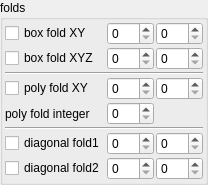
    <widget class="QGroupBox" name="groupBox_2">
     <property name="title">
      <string>folds</string>
     </property>
     <layout class="QVBoxLayout" name="verticalLayout_4" stretch="0">
      <property name="spacing">
       <number>2</number>
      </property>
      <property name="leftMargin">
       <number>2</number>
      </property>
      <property name="topMargin">
       <number>2</number>
      </property>
      <property name="rightMargin">
       <number>2</number>
      </property>
      <property name="bottomMargin">
       <number>2</number>
      </property>
      <item>
       <layout class="QGridLayout" name="gridLayout_10" columnstretch="0,1,1">
        <property name="spacing">
         <number>2</number>
        </property>
        <item row="0" column="2">
         <widget class="MySpinBox" name="spinboxInt_transf_stop_iterations_I">
          <property name="enabled">
           <bool>true</bool>
          </property>
          <property name="sizePolicy">
           <sizepolicy hsizetype="Minimum" vsizetype="Maximum">
            <horstretch>0</horstretch>
            <verstretch>0</verstretch>
           </sizepolicy>
          </property>
          <property name="maximum">
           <number>999</number>
          </property>
         </widget>
        </item>
        <item row="3" column="0">
         <widget class="MyCheckBox" name="checkBox_transf_function_enabledBz_false">
          <property name="font">
           <font>
            <weight>50</weight>
            <bold>false</bold>
           </font>
          </property>
          <property name="text">
           <string>poly fold XY</string>
          </property>
         </widget>
        </item>
        <item row="6" column="0">
         <widget class="MyCheckBox" name="checkBox_transf_function_enabledCx_false">
          <property name="text">
           <string notr="true">diagonal fold1</string>
          </property>
         </widget>
        </item>
        <item row="3" column="2">
         <widget class="MySpinBox" name="spinboxInt_transf_stop_iterations_J">
          <property name="enabled">
           <bool>true</bool>
          </property>
          <property name="sizePolicy">
           <sizepolicy hsizetype="Minimum" vsizetype="Maximum">
            <horstretch>0</horstretch>
            <verstretch>0</verstretch>
           </sizepolicy>
          </property>
          <property name="maximum">
           <number>999</number>
          </property>
         </widget>
        </item>
        <item row="4" column="1">
         <widget class="MySpinBox" name="spinboxInt_transf_int_3">
          <property name="enabled">
           <bool>true</bool>
          </property>
          <property name="sizePolicy">
           <sizepolicy hsizetype="Minimum" vsizetype="Maximum">
            <horstretch>0</horstretch>
            <verstretch>0</verstretch>
           </sizepolicy>
          </property>
          <property name="maximum">
           <number>999</number>
          </property>
         </widget>
        </item>
        <item row="3" column="1">
         <widget class="MySpinBox" name="spinboxInt_transf_start_iterations_J">
          <property name="enabled">
           <bool>true</bool>
          </property>
          <property name="sizePolicy">
           <sizepolicy hsizetype="Minimum" vsizetype="Maximum">
            <horstretch>0</horstretch>
            <verstretch>0</verstretch>
           </sizepolicy>
          </property>
          <property name="maximum">
           <number>999</number>
          </property>
         </widget>
        </item>
        <item row="4" column="0">
         <widget class="QLabel" name="label_45">
          <property name="text">
           <string>poly fold integer</string>
          </property>
         </widget>
        </item>
        <item row="7" column="0">
         <widget class="MyCheckBox" name="checkBox_transf_function_enabledCy_false">
          <property name="text">
           <string notr="true">diagonal fold2</string>
          </property>
         </widget>
        </item>
        <item row="7" column="1">
         <widget class="MySpinBox" name="spinboxInt_transf_start_iterations_G">
          <property name="enabled">
           <bool>true</bool>
          </property>
          <property name="sizePolicy">
           <sizepolicy hsizetype="Minimum" vsizetype="Maximum">
            <horstretch>0</horstretch>
            <verstretch>0</verstretch>
           </sizepolicy>
          </property>
          <property name="maximum">
           <number>999</number>
          </property>
         </widget>
        </item>
        <item row="7" column="2">
         <widget class="MySpinBox" name="spinboxInt_transf_stop_iterations_G">
          <property name="enabled">
           <bool>true</bool>
          </property>
          <property name="sizePolicy">
           <sizepolicy hsizetype="Minimum" vsizetype="Maximum">
            <horstretch>0</horstretch>
            <verstretch>0</verstretch>
           </sizepolicy>
          </property>
          <property name="maximum">
           <number>999</number>
          </property>
         </widget>
        </item>
        <item row="6" column="2">
         <widget class="MySpinBox" name="spinboxInt_transf_stop_iterations_D">
          <property name="enabled">
           <bool>true</bool>
          </property>
          <property name="sizePolicy">
           <sizepolicy hsizetype="Minimum" vsizetype="Maximum">
            <horstretch>0</horstretch>
            <verstretch>0</verstretch>
           </sizepolicy>
          </property>
          <property name="maximum">
           <number>999</number>
          </property>
         </widget>
        </item>
        <item row="6" column="1">
         <widget class="MySpinBox" name="spinboxInt_transf_start_iterations_D">
          <property name="enabled">
           <bool>true</bool>
          </property>
          <property name="sizePolicy">
           <sizepolicy hsizetype="Minimum" vsizetype="Maximum">
            <horstretch>0</horstretch>
            <verstretch>0</verstretch>
           </sizepolicy>
          </property>
          <property name="maximum">
           <number>999</number>
          </property>
         </widget>
        </item>
        <item row="1" column="0">
         <widget class="MyCheckBox" name="checkBox_transf_function_enabledBy_false">
          <property name="text">
           <string notr="true">box fold XYZ</string>
          </property>
         </widget>
        </item>
        <item row="0" column="1">
         <widget class="MySpinBox" name="spinboxInt_transf_start_iterations_I">
          <property name="enabled">
           <bool>true</bool>
          </property>
          <property name="sizePolicy">
           <sizepolicy hsizetype="Minimum" vsizetype="Maximum">
            <horstretch>0</horstretch>
            <verstretch>0</verstretch>
           </sizepolicy>
          </property>
          <property name="maximum">
           <number>999</number>
          </property>
         </widget>
        </item>
        <item row="0" column="0">
         <widget class="MyCheckBox" name="checkBox_transf_function_enabledBx_false">
          <property name="text">
           <string notr="true">box fold XY</string>
          </property>
         </widget>
        </item>
        <item row="2" column="0" colspan="3">
         <widget class="Line" name="line_3">
          <property name="orientation">
           <enum>Qt::Horizontal</enum>
          </property>
         </widget>
        </item>
        <item row="5" column="0" colspan="3">
         <widget class="Line" name="line_4">
          <property name="orientation">
           <enum>Qt::Horizontal</enum>
          </property>
         </widget>
        </item>
        <item row="1" column="1">
         <widget class="MySpinBox" name="spinboxInt_transf_start_iterations_B">
          <property name="enabled">
           <bool>true</bool>
          </property>
          <property name="sizePolicy">
           <sizepolicy hsizetype="Minimum" vsizetype="Maximum">
            <horstretch>0</horstretch>
            <verstretch>0</verstretch>
           </sizepolicy>
          </property>
          <property name="maximum">
           <number>999</number>
          </property>
         </widget>
        </item>
        <item row="1" column="2">
         <widget class="MySpinBox" name="spinboxInt_transf_stop_iterations_B">
          <property name="enabled">
           <bool>true</bool>
          </property>
          <property name="sizePolicy">
           <sizepolicy hsizetype="Minimum" vsizetype="Maximum">
            <horstretch>0</horstretch>
            <verstretch>0</verstretch>
           </sizepolicy>
          </property>
          <property name="maximum">
           <number>999</number>
          </property>
         </widget>
        </item>
       </layout>
      </item>
     </layout>
    </widget>
